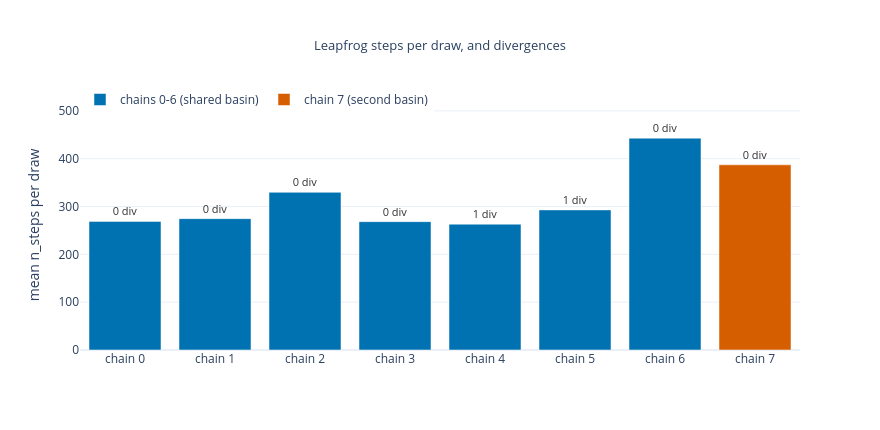

The cell this chart's notebook holds for it:
### Markdown cell above
### 5 · The hierarchy costs a plateau tax, not divergences.
Sampling 10,064 s vs 1,712 s for the no-BM baseline (5.9×), at **2 divergences / 16,000**; the cost is leapfrog steps.

### Code cell
steps = stats["n_steps"].mean("draw").values
divs = stats["diverging"].sum("draw").values

fig = go.Figure()
for tag, sel_c, colr in [("chains 0-6 (shared basin)", HEALTHY, C["blue"]),
                         ("chain 7 (second basin)", [ODD], C["verm"])]:
    fig.add_trace(go.Bar(x=[f"chain {c}" for c in sel_c], y=steps[sel_c], name=tag,
                         marker_color=colr, text=[f"{divs[c]} div" for c in sel_c],
                         textposition="outside", textfont=dict(size=11, color=C["dark"])))
fig.update_layout(title="Leapfrog steps per draw, and divergences",
                  yaxis_title="mean n_steps per draw", height=430, width=880,
                  yaxis_range=[0, steps.max() * 1.18], legend=dict(orientation="h", y=1.06))
show(fig, "p5_step_tax")

### Figure 1 — Plotly figure (JSON) as saved in the notebook; plotly's stock layout.template omitted (floating-point values rounded to 4 significant figures)
{"data": [{"marker": {"color": "#0072B2"}, "name": "chains 0-6 (shared basin)", "text": ["0 div", "0 div", "0 div", "0 div", "1 div", "1 div", "0 div"], "textfont": {"color": "#333333", "size": 11}, "textposition": "outside", "type": "bar", "x": ["chain 0", "chain 1", "chain 2", "chain 3", "chain 4", "chain 5", "chain 6"], "y": [269.0, 274.7, 329.8, 268.4, 263.2, 293.0, 443.0]}, {"marker": {"color": "#D55E00"}, "name": "chain 7 (second basin)", "text": ["0 div"], "textfont": {"color": "#333333", "size": 11}, "textposition": "outside", "type": "bar", "x": ["chain 7"], "y": [387.2]}], "layout": {"height": 430, "legend": {"orientation": "h", "y": 1.06}, "title": {"font": {"size": 13}, "text": "Leapfrog steps per draw, and divergences", "x": 0.5}, "width": 880, "yaxis": {"range": [0, 522.8], "title": {"text": "mean n_steps per draw"}}}}
